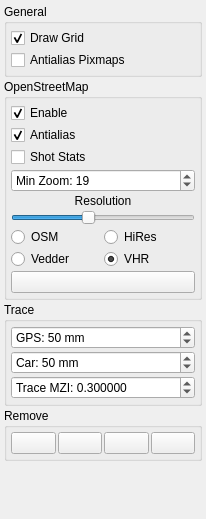
                <widget class="QWidget" name="scrollAreaWidgetContents_2">
                 <property name="geometry">
                  <rect>
                   <x>0</x>
                   <y>0</y>
                   <width>206</width>
                   <height>519</height>
                  </rect>
                 </property>
                 <layout class="QVBoxLayout" name="verticalLayout_15">
                  <property name="spacing">
                   <number>2</number>
                  </property>
                  <property name="leftMargin">
                   <number>4</number>
                  </property>
                  <property name="topMargin">
                   <number>4</number>
                  </property>
                  <property name="rightMargin">
                   <number>4</number>
                  </property>
                  <property name="bottomMargin">
                   <number>4</number>
                  </property>
                  <item>
                   <widget class="QGroupBox" name="groupBox_16">
                    <property name="title">
                     <string>General</string>
                    </property>
                    <layout class="QVBoxLayout" name="verticalLayout_18">
                     <property name="spacing">
                      <number>2</number>
                     </property>
                     <property name="leftMargin">
                      <number>4</number>
                     </property>
                     <property name="topMargin">
                      <number>4</number>
                     </property>
                     <property name="rightMargin">
                      <number>4</number>
                     </property>
                     <property name="bottomMargin">
                      <number>4</number>
                     </property>
                     <item>
                      <widget class="QCheckBox" name="mapDrawGridBox">
                       <property name="text">
                        <string>Draw Grid</string>
                       </property>
                       <property name="checked">
                        <bool>true</bool>
                       </property>
                      </widget>
                     </item>
                     <item>
                      <widget class="QCheckBox" name="mapAntialiasBox">
                       <property name="toolTip">
                        <string>Antialias imported pixmaps</string>
                       </property>
                       <property name="text">
                        <string>Antialias Pixmaps</string>
                       </property>
                       <property name="checked">
                        <bool>false</bool>
                       </property>
                      </widget>
                     </item>
                    </layout>
                   </widget>
                  </item>
                  <item>
                   <widget class="QGroupBox" name="groupBox_12">
                    <property name="title">
                     <string>OpenStreetMap</string>
                    </property>
                    <property name="flat">
                     <bool>false</bool>
                    </property>
                    <property name="checkable">
                     <bool>false</bool>
                    </property>
                    <layout class="QGridLayout" name="gridLayout_10">
                     <property name="leftMargin">
                      <number>4</number>
                     </property>
                     <property name="topMargin">
                      <number>4</number>
                     </property>
                     <property name="rightMargin">
                      <number>4</number>
                     </property>
                     <property name="bottomMargin">
                      <number>4</number>
                     </property>
                     <property name="spacing">
                      <number>2</number>
                     </property>
                     <item row="8" column="0" colspan="2">
                      <widget class="QPushButton" name="mapOsmClearCacheButton">
                       <property name="toolTip">
                        <string>Clear cached tiles</string>
                       </property>
                       <property name="text">
                        <string/>
                       </property>
                       <property name="icon">
                        <iconset resource="resources.qrc">
                         <normaloff>:/models/Icons/Delete2-96.png</normaloff>:/models/Icons/Delete2-96.png</iconset>
                       </property>
                      </widget>
                     </item>
                     <item row="7" column="0">
                      <widget class="QRadioButton" name="mapOsmServerVedderButton">
                       <property name="text">
                        <string>Vedder</string>
                       </property>
                       <property name="checked">
                        <bool>false</bool>
                       </property>
                      </widget>
                     </item>
                     <item row="6" column="1">
                      <widget class="QRadioButton" name="mapOsmServerHiResButton">
                       <property name="text">
                        <string>HiRes</string>
                       </property>
                       <property name="checked">
                        <bool>false</bool>
                       </property>
                      </widget>
                     </item>
                     <item row="6" column="0">
                      <widget class="QRadioButton" name="mapOsmServerOsmButton">
                       <property name="text">
                        <string>OSM</string>
                       </property>
                      </widget>
                     </item>
                     <item row="7" column="1">
                      <widget class="QRadioButton" name="mapOsmServerVedderHdButton">
                       <property name="toolTip">
                        <string>Vedder high resolution tiles</string>
                       </property>
                       <property name="text">
                        <string>VHR</string>
                       </property>
                       <property name="checked">
                        <bool>true</bool>
                       </property>
                      </widget>
                     </item>
                     <item row="5" column="0" colspan="2">
                      <widget class="QSlider" name="mapOsmResSlider">
                       <property name="minimum">
                        <number>30</number>
                       </property>
                       <property name="maximum">
                        <number>200</number>
                       </property>
                       <property name="value">
                        <number>100</number>
                       </property>
                       <property name="orientation">
                        <enum>Qt::Horizontal</enum>
                       </property>
                      </widget>
                     </item>
                     <item row="4" column="0" colspan="2">
                      <widget class="QLabel" name="label_3">
                       <property name="text">
                        <string>Resolution</string>
                       </property>
                       <property name="alignment">
                        <set>Qt::AlignCenter</set>
                       </property>
                      </widget>
                     </item>
                     <item row="3" column="0" colspan="2">
                      <widget class="QSpinBox" name="mapOsmMaxZoomBox">
                       <property name="toolTip">
                        <string>Max OSM zoom level</string>
                       </property>
                       <property name="prefix">
                        <string>Min Zoom: </string>
                       </property>
                       <property name="maximum">
                        <number>22</number>
                       </property>
                       <property name="value">
                        <number>19</number>
                       </property>
                      </widget>
                     </item>
                     <item row="0" column="0" colspan="2">
                      <widget class="QCheckBox" name="mapOpenStreetMapBox">
                       <property name="text">
                        <string>Enable</string>
                       </property>
                       <property name="checked">
                        <bool>true</bool>
                       </property>
                      </widget>
                     </item>
                     <item row="1" column="0" colspan="2">
                      <widget class="QCheckBox" name="mapAntialiasOsmBox">
                       <property name="toolTip">
                        <string>Antialias tiles</string>
                       </property>
                       <property name="text">
                        <string>Antialias</string>
                       </property>
                       <property name="checked">
                        <bool>true</bool>
                       </property>
                      </widget>
                     </item>
                     <item row="2" column="0" colspan="2">
                      <widget class="QCheckBox" name="mapOsmStatsBox">
                       <property name="text">
                        <string>Shot Stats</string>
                       </property>
                      </widget>
                     </item>
                    </layout>
                   </widget>
                  </item>
                  <item>
                   <widget class="QGroupBox" name="groupBox_15">
                    <property name="title">
                     <string>Trace</string>
                    </property>
                    <layout class="QVBoxLayout" name="verticalLayout_16">
                     <property name="spacing">
                      <number>2</number>
                     </property>
                     <property name="leftMargin">
                      <number>4</number>
                     </property>
                     <property name="topMargin">
                      <number>4</number>
                     </property>
                     <property name="rightMargin">
                      <number>4</number>
                     </property>
                     <property name="bottomMargin">
                      <number>4</number>
                     </property>
                     <item>
                      <widget class="QDoubleSpinBox" name="mapTraceMinSpaceGpsBox">
                       <property name="toolTip">
                        <string>GPS Trace: Minimum distance from previous point for adding new point.</string>
                       </property>
                       <property name="prefix">
                        <string>GPS: </string>
                       </property>
                       <property name="suffix">
                        <string> mm</string>
                       </property>
                       <property name="decimals">
                        <number>0</number>
                       </property>
                       <property name="maximum">
                        <double>9999.000000000000000</double>
                       </property>
                       <property name="value">
                        <double>50.000000000000000</double>
                       </property>
                      </widget>
                     </item>
                     <item>
                      <widget class="QDoubleSpinBox" name="mapTraceMinSpaceCarBox">
                       <property name="toolTip">
                        <string>Car Trace: Minimum distance from previous point for adding new point.</string>
                       </property>
                       <property name="prefix">
                        <string>Car: </string>
                       </property>
                       <property name="suffix">
                        <string> mm</string>
                       </property>
                       <property name="decimals">
                        <number>0</number>
                       </property>
                       <property name="maximum">
                        <double>9999.000000000000000</double>
                       </property>
                       <property name="value">
                        <double>50.000000000000000</double>
                       </property>
                      </widget>
                     </item>
                     <item>
                      <widget class="QDoubleSpinBox" name="traceInfoMinZoomBox">
                       <property name="toolTip">
                        <string>&lt;html&gt;&lt;head/&gt;&lt;body&gt;&lt;p&gt;Info Trace: Minimum zoom for showing text next to info points.&lt;/p&gt;&lt;/body&gt;&lt;/html&gt;</string>
                       </property>
                       <property name="prefix">
                        <string>Trace MZI: </string>
                       </property>
                       <property name="decimals">
                        <number>6</number>
                       </property>
                       <property name="maximum">
                        <double>100.000000000000000</double>
                       </property>
                       <property name="singleStep">
                        <double>0.010000000000000</double>
                       </property>
                       <property name="value">
                        <double>0.300000000000000</double>
                       </property>
                      </widget>
                     </item>
                    </layout>
                   </widget>
                  </item>
                  <item>
                   <widget class="QGroupBox" name="groupBox_13">
                    <property name="title">
                     <string>Remove</string>
                    </property>
                    <layout class="QHBoxLayout" name="horizontalLayout_10">
                     <property name="spacing">
                      <number>2</number>
                     </property>
                     <property name="leftMargin">
                      <number>4</number>
                     </property>
                     <property name="topMargin">
                      <number>4</number>
                     </property>
                     <property name="rightMargin">
                      <number>4</number>
                     </property>
                     <property name="bottomMargin">
                      <number>4</number>
                     </property>
                     <item>
                      <widget class="QPushButton" name="mapRemoveTraceButton">
                       <property name="toolTip">
                        <string>Car trace</string>
                       </property>
                       <property name="text">
                        <string/>
                       </property>
                       <property name="icon">
                        <iconset resource="resources.qrc">
                         <normaloff>:/models/Icons/Polyline-96.png</normaloff>:/models/Icons/Polyline-96.png</iconset>
                       </property>
                      </widget>
                     </item>
                     <item>
                      <widget class="QPushButton" name="mapRemoveRouteAllButton">
                       <property name="toolTip">
                        <string>All routes</string>
                       </property>
                       <property name="text">
                        <string/>
                       </property>
                       <property name="icon">
                        <iconset resource="resources.qrc">
                         <normaloff>:/models/Icons/Polygon-96.png</normaloff>:/models/Icons/Polygon-96.png</iconset>
                       </property>
                      </widget>
                     </item>
                     <item>
                      <widget class="QPushButton" name="mapRemoveInfoAllButton">
                       <property name="toolTip">
                        <string>All info traces</string>
                       </property>
                       <property name="text">
                        <string/>
                       </property>
                       <property name="icon">
                        <iconset resource="resources.qrc">
                         <normaloff>:/models/Icons/Point Objects-96.png</normaloff>:/models/Icons/Point Objects-96.png</iconset>
                       </property>
                      </widget>
                     </item>
                     <item>
                      <widget class="QPushButton" name="MapRemovePixmapsButton">
                       <property name="toolTip">
                        <string>Imported pixmaps</string>
                       </property>
                       <property name="text">
                        <string/>
                       </property>
                       <property name="icon">
                        <iconset resource="resources.qrc">
                         <normaloff>:/models/Icons/Google Images-96.png</normaloff>:/models/Icons/Google Images-96.png</iconset>
                       </property>
                      </widget>
                     </item>
                    </layout>
                   </widget>
                  </item>
                  <item>
                   <spacer name="verticalSpacer_3">
                    <property name="orientation">
                     <enum>Qt::Vertical</enum>
                    </property>
                    <property name="sizeHint" stdset="0">
                     <size>
                      <width>20</width>
                      <height>95</height>
                     </size>
                    </property>
                   </spacer>
                  </item>
                 </layout>
                </widget>
